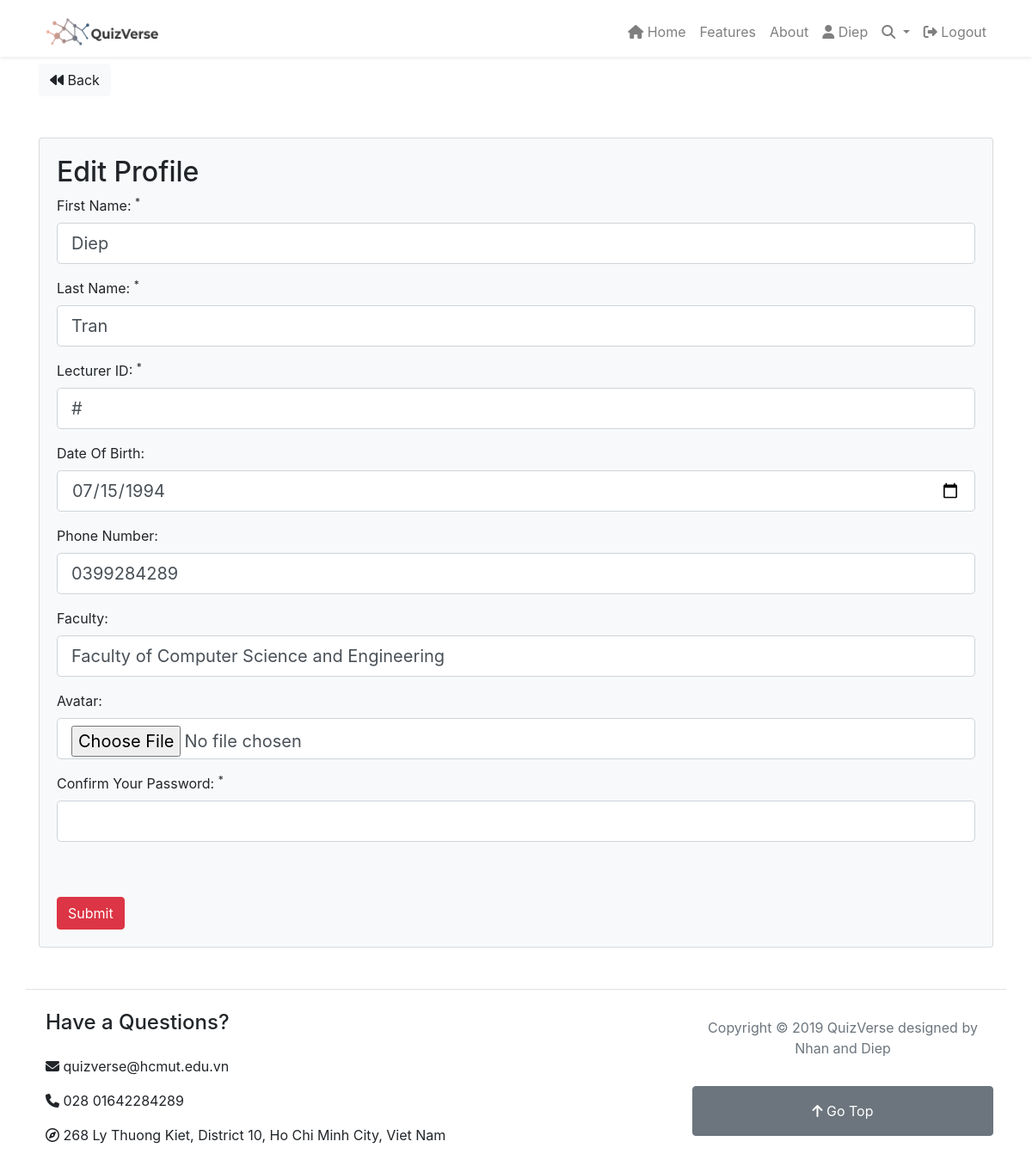
Screenshot of /users/edit/3 (signed in) with the database file from the repository.
### tables this page shows
CREATE TABLE `users` (
  `id` int(11) NOT NULL,
  `fname` varchar(255) NOT NULL,
  `lname` varchar(255) NOT NULL,
  `email` varchar(255) NOT NULL,
  `password` varchar(255) NOT NULL,
  `dob` date NOT NULL,
  `phone` varchar(255) NOT NULL,
  `lid` varchar(255) NOT NULL,
  `faculty` varchar(255) NOT NULL,
  `role` varchar(255) NOT NULL DEFAULT 'lecturer',
  `avatar` varchar(255) NOT NULL
);

### app/libraries/Core.php (called while the page is built, shortened)
<?php
    class Core {
        protected $currentMethod = 'index';
        public function __construct(){
            $url = $this->getUrl();
            if(file_exists('../app/controllers/' . ucwords($url[0]) . '.php')){
                unset($url[0]);
            }
            $this->currentController = new $this->currentController;
            if (isset($url[1])){
                if(method_exists($this->currentController, $url[1])){
                    $this->currentMethod = $url[1];
                    unset($url[1]);
                }
            }
            $this->params = $url ? array_values($url) : [];
            call_user_func_array([$this->currentController, $this->currentMethod], $this->params);
        }
        public function getUrl(){
            if(isset($_GET['url'])){
                $url = rtrim($_GET['url'], '/');
                $url = filter_var($url, FILTER_SANITIZE_URL);
                $url = explode('/', $url);
                return $url;
            }
        }
    }

### public/index.php (called while the page is built, shortened)
<?php
    $init = new Core;

### app/libraries/Database.php (called while the page is built, shortened)
<?php
class Database
{
    private $host = DB_HOST;
    private $user = DB_USER;
    private $pass = DB_PASS;
    private $dbname = DB_NAME;
    private $dbh;
    private $stmt;
    public function __construct()
    {
        $dsn  = 'mysql:host=' . $this->host . ';dbname=' . $this->dbname;
        $options = array(
            PDO::ATTR_PERSISTENT => true,
            PDO::ATTR_ERRMODE => PDO::ERRMODE_EXCEPTION
        );
        try {
            $this->dbh = new PDO($dsn, $this->user, $this->pass, $options);
        } catch (PDOException $e) {
            $this->error = $e->getMessage();
            echo $this->error;
        }
    }
    public function query($sql)
    {
        $this->stmt = $this->dbh->prepare($sql);
    }
    public function bind($param, $value, $type = null)
    {
        if (is_null(($type))) {
            switch (true) {
                default:
                    $type = PDO::PARAM_STR;
            }
        }
        $this->stmt->bindValue($param, $value, $type);
    }
    public function execute()
    {
        return $this->stmt->execute();
    }
    public function single()
    {
        $this->execute();
        return $this->stmt->fetch(PDO::FETCH_OBJ);
    }
}

### app/models/User.php (called while the page is built, shortened)
<?php
class User
{
    private $db;
    public function __construct()
    {
        $this->db = new Database;
    }
    public function getUserById($id)
    {
        $this->db->query('SELECT * FROM users WHERE id = :id');
        $this->db->bind(':id', $id);
        $row = $this->db->single();
        return $row;
    }
}

### app/views/users/edit.php (the view, shortened to what this page needs)
<?php require APPROOT . '/views/inc/header.php'; ?>
<a href="<?php echo URLROOT; ?>/courses" class="btn btn-light">
    <i class="fa fa-backward"></i> Back
</a>
<div class="card card-body bg-light mt-5">
    <h2>Edit Profile</h2>
    <form action="<?php echo URLROOT;?>/users/edit/<?php echo $data['id'];?>" method="post" enctype="multipart/form-data">
        <div class="form-group">
            <label for="fname">First Name: <sup>*</sup></label>
            <input type="text" name="fname" class="form-control form-control-lg <?php echo (!empty($data['fname_err'])) ? 'is-invalid' : '' ?>" value="<?php echo $data['fname']; ?>" id="fname" >
        </div>
        <div class="form-group">
            <label for="lname">Last Name: <sup>*</sup></label>
            <input type="text" name="lname" class="form-control form-control-lg <?php echo (!empty($data['lname_err'])) ? 'is-invalid' : '' ?>" value="<?php echo $data['lname']; ?>" id="lname" >
        </div>
        <div class="form-group">
            <label for="lid">Lecturer ID: <sup>*</sup></label>
            <input type="text" name="lid" class="form-control form-control-lg <?php echo (!empty($data['lid_err'])) ? 'is-invalid' : '' ?>" value="<?php echo $data['lid']; ?>" id="lid" >
        </div>
        <div class="form-group">
            <label for="dob">Date Of Birth: </label>
            <input type="date" name="dob" class="form-control form-control-lg <?php echo (!empty($data['dob_err'])) ? 'is-invalid' : '' ?>" value="<?php echo $data['dob']; ?>" id="dob" >
        </div>
        <div class="form-group">
            <label for="phone">Phone Number: </label>
            <input type="text" name="phone" class="form-control form-control-lg <?php echo (!empty($data['phone_err'])) ? 'is-invalid' : '' ?>" value="<?php echo $data['phone']; ?>" id="phone" >
        </div>
        <div class="form-group">
            <label for="faculty">Faculty: </label>
            <input type="text" name="faculty" class="form-control form-control-lg <?php echo (!empty($data['faculty_err'])) ? 'is-invalid' : '' ?>" value="<?php echo $data['faculty']; ?>" id="faculty" >
        </div>
        <div class="form-group">
            <label for="avatar">Avatar: </label>
            <input type="file" name="avatar" class="form-control form-control-lg <?php echo (!empty($data['avatar_err'])) ? 'is-invalid' : '' ?>"  id="avatar">
        </div>
        <div class="form-group">
            <label for="password">Confirm Your Password: <sup>*</sup></label>
            <input type="password" name="password" class="form-control form-control-lg <?php echo (!empty($data['password_err'])) ? 'is-invalid' : '' ?>" id="password" value="">
        </div>
        <input type="submit" class="btn btn-danger mt-5" value="Submit">
    </form>
</div>
<?php require APPROOT . '/views/inc/footer.php'; ?>

### rows the page displays
users: fname "Diep", lname "Tran", lid "#", dob "07/15/1994", phone "0399284289", faculty "Faculty of Computer Science and Engineering"

### other values shown
$_SESSION['user_name'] "Diep"
